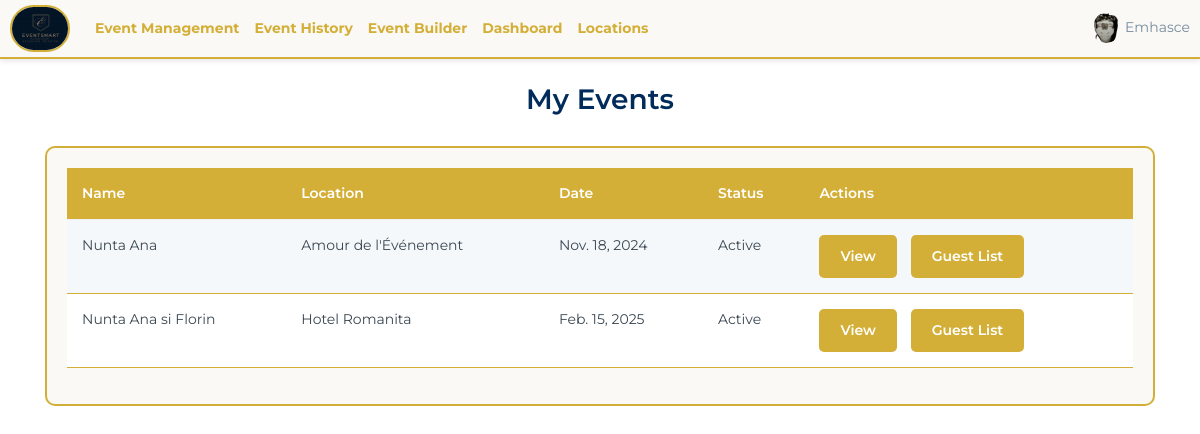
Before: /my_events/ (signed in) with the older database file.
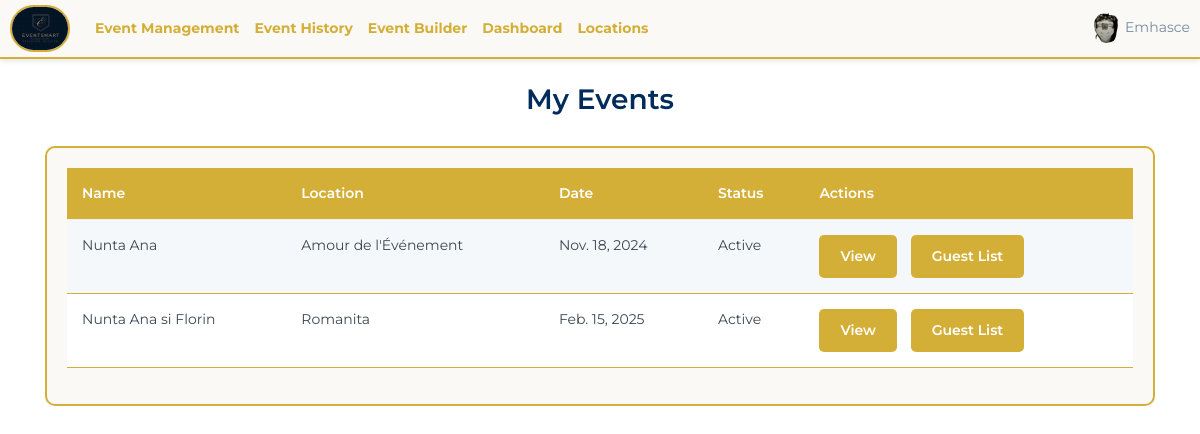
After: the same page with the newer database file.
### base/models.py (models this page shows, shortened)
class Event(models.Model):
    location = models.ForeignKey(Location, on_delete=models.SET_NULL, null=True, blank=True)
    event_name = models.CharField(max_length=100)
    event_date = models.DateField()
    event_time = models.TimeField()
    event_description = models.TextField(null=True, blank=True)
    created_at = models.DateTimeField(auto_now_add=True)
    guests = models.ManyToManyField(Guests, related_name='events', blank=True)
    completed = models.BooleanField(default=False)
    types = models.ManyToManyField(Type, blank=True)
    cost = models.DecimalField(max_digits=10, decimal_places=2, default= 3000)
    updated_at = models.DateTimeField(auto_now=True)
    is_canceled = models.BooleanField(default=False)
    organized_by = models.ForeignKey(
            User,
            on_delete=models.CASCADE,
            related_name="organized_events",
            blank=True,
            null=True
        )

class Location(models.Model):
    owner = models.ForeignKey(User, on_delete=models.SET_NULL, null=True)
    name = models.CharField(max_length=100)
    description = models.TextField(null=True, blank=True)
    gallery = models.ImageField(upload_to='images/', null=True, blank=True)
    location = models.TextField(max_length=30)
    types = models.ManyToManyField(Type, blank=True)
    seats_numbers = models.IntegerField(null=True, blank=True)
    created_at = models.DateTimeField(auto_now_add=True)
    cost = models.DecimalField(max_digits=12, decimal_places=2,default=3000)
    number = models.CharField(max_length=20, default="+(40) 74 83 64 823")
    def __str__(self):
        return self.name

### base/views.py (the view)
@login_required(login_url='/login')
def my_events(request):
    events = Event.objects.filter(is_canceled=False)
    return render(request, 'base/my_events.html', {'events': events})

### base/context_processors.py (called while the page is built)
def media_url(request):
    return {
        'MEDIA_URL': settings.MEDIA_URL
    }

### base/templates/base/my_events.html (shortened to what this page needs)
{% extends 'main.html' %}
{% block content %}
<div class="container my-4">
    <h2 class="text-center">My Events</h2>
    {% if events %}
        <div class="table-container">
            <table class="table table-striped">
                <thead>
                    <tr>
                        <th>Name</th>
                        <th>Location</th>
                        <th>Date</th>
                        <th>Status</th>
                        <th>Actions</th>
                    </tr>
                </thead>
                <tbody>
                    {% for event in events %}
                    <tr>
                        <td>{{ event.event_name }}</td>
                        <td>{{ event.location }}</td>
                        <td>{{ event.event_date }}</td>
                        <td>{% if event.is_canceled %}Canceled{% else %}Active{% endif %}</td>
                        <td>
                            <a href="{% url 'event_details' event.id %}" class="btn btn-view">View</a>
                            <a href="{% url 'guest_list' event.id %}" class="btn btn-view">Guest List</a>
                        </td>
                    </tr>
                    {% endfor %}
                </tbody>
            </table>
        </div>
    {% else %}
        <p class="text-center">You have not created any events yet.</p>
    {% endif %}
</div>
{% endblock %}

Changed rows visible on the page:
changed through a linked row, Event "Nunta Ana si Florin": location "Hotel Romanita" → "Romanita"
